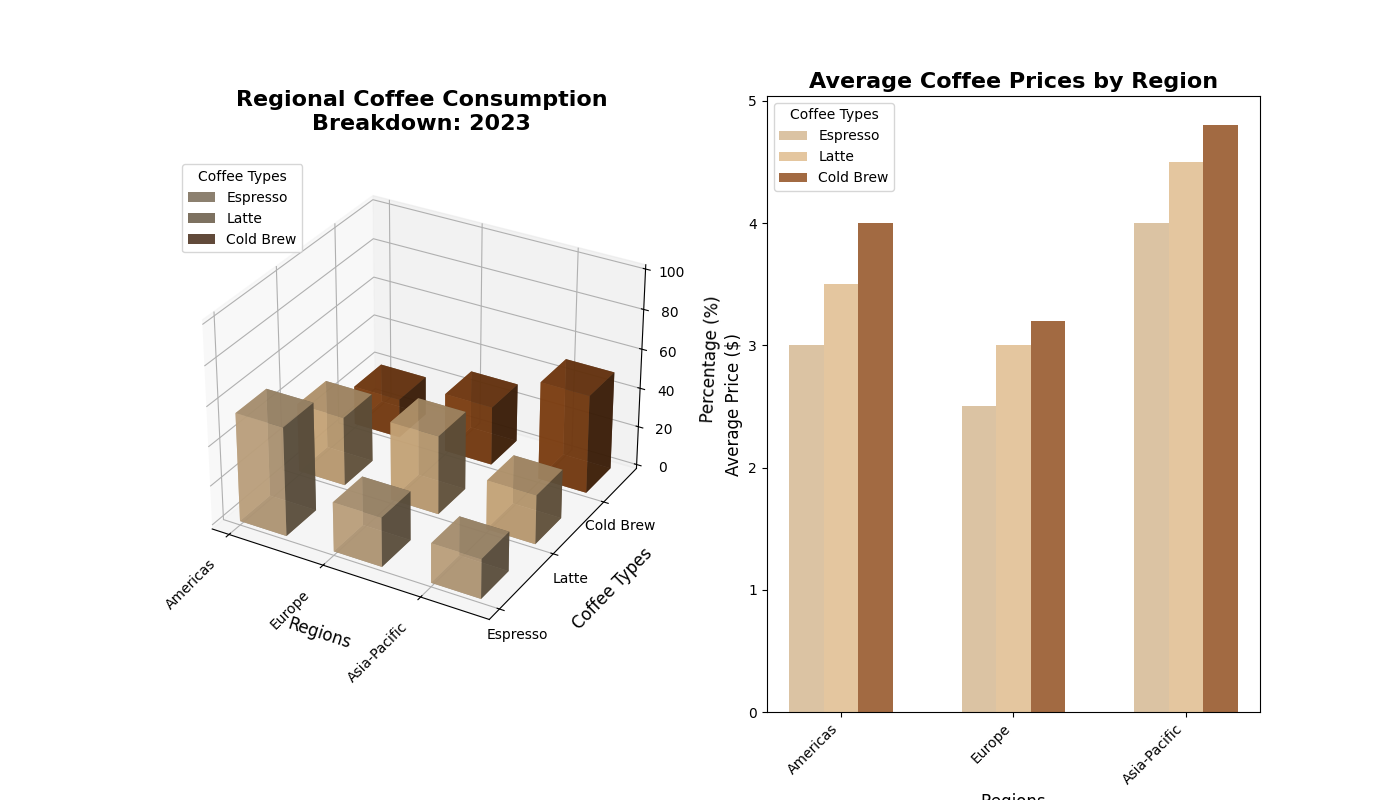

This chart was generated by the following Python code:
import matplotlib.pyplot as plt
import numpy as np

regions = ['Americas', 'Europe', 'Asia-Pacific']
coffee_types = ['Espresso', 'Latte', 'Cold Brew']

consumption_data = np.array([
    [55, 25, 20],  
    [35, 40, 25],  
    [20, 30, 50]  
])

price_data = np.array([
    [3.0, 3.5, 4.0],  
    [2.5, 3.0, 3.2],  
    [4.0, 4.5, 4.8]   
])

fig = plt.figure(figsize=(14, 8))

ax1 = fig.add_subplot(121, projection='3d')
xpos, ypos = np.meshgrid(np.arange(len(regions)), np.arange(len(coffee_types)))
xpos = xpos.flatten()
ypos = ypos.flatten()
zpos = np.zeros_like(xpos)
dz = consumption_data.flatten()
dx = dy = 0.5

# Assign shuffled colors
colors = ['#D2B48C', '#DEB887', '#8B4513']

for i in range(len(coffee_types)):
    ax1.bar3d(xpos[ypos == i], ypos[ypos == i], zpos[ypos == i], dx, dy, dz[ypos == i], 
             color=colors[i], alpha=0.8, label=coffee_types[i])

ax1.set_xlabel('Regions', fontsize=12, labelpad=10)
ax1.set_ylabel('Coffee Types', fontsize=12, labelpad=10)
ax1.set_zlabel('Percentage (%)', fontsize=12, labelpad=10)
ax1.set_xticks(np.arange(len(regions)))
ax1.set_xticklabels(regions, rotation=45, ha='right', fontsize=10)
ax1.set_yticks(np.arange(len(coffee_types)))
ax1.set_yticklabels(coffee_types, fontsize=10)
ax1.set_zlim(0, 100)
ax1.set_title('Regional Coffee Consumption\nBreakdown: 2023', fontsize=16, weight='bold', pad=20)
ax1.legend(title='Coffee Types', loc='upper left', fontsize=10)

ax2 = fig.add_subplot(122)
bar_width = 0.2
indices = np.arange(len(regions))

for i, coffee_type in enumerate(coffee_types):
    ax2.bar(indices + i * bar_width, price_data[:, i], bar_width, label=coffee_type, color=colors[i], alpha=0.8)

ax2.set_xlabel('Regions', fontsize=12)
ax2.set_ylabel('Average Price ($)', fontsize=12)
ax2.set_title('Average Coffee Prices by Region', fontsize=16, weight='bold')
ax2.set_xticks(indices + bar_width)
ax2.set_xticklabels(regions, rotation=45, ha='right', fontsize=10)
ax2.legend(title='Coffee Types', fontsize=10)

plt.tight_layout()
plt.show()
